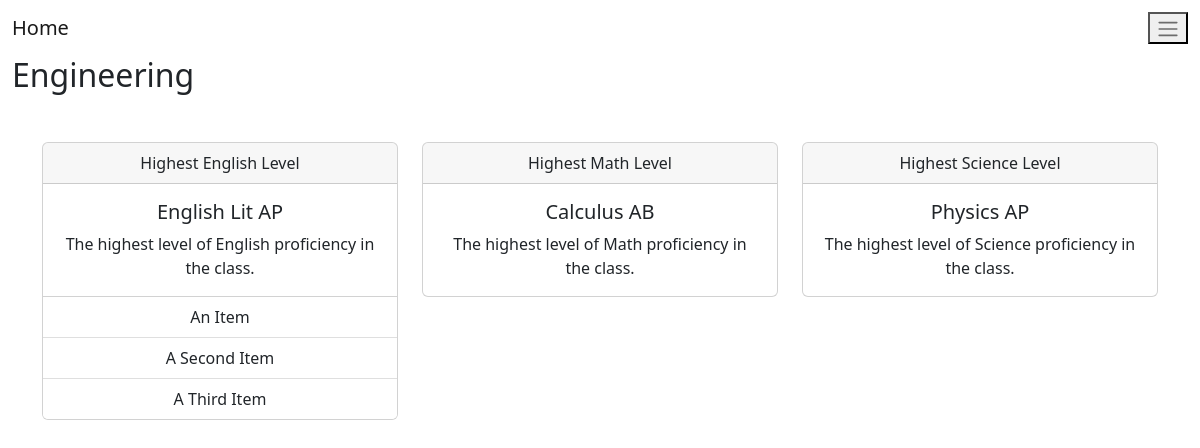
The page /major/Engineering on the database its author committed.
### website/models.py (models this page shows)
class Major(db.Model):
   id = db.Column(db.Integer, primary_key = True)
   Major_Name = db.Column(db.String(120), unique = True)
   Math_Level = db.Column(db.String(120))
   English_Level = db.Column(db.String(120))
   Science_Level = db.Column(db.String(120))
   Major_Keywords = db.Column(db.String(10000))

### website/views.py (the view)
@views.route('/major/<string:major_name>')
def major(major_name):
  Major_query = Major.query.filter_by(Major_Name = major_name).first()
  ClassList = getNames(Class.query.all())
  Math_Class = difflib.get_close_matches(Major_query.Math_Level, ClassList)
  English_Class = difflib.get_close_matches(Major_query.English_Level, ClassList)
  Science_Class = difflib.get_close_matches(Major_query.Science_Level, ClassList)
  math_course = Class.query.filter_by(Course_Name = Math_Class[0]).first()
  english_course = Class.query.filter_by(Course_Name = English_Class[0]).first()
  science_course = Class.query.filter_by(Course_Name = Science_Class[0]).first()
  if math_course:
    math_prerequisites = collect_prerequisites(math_course)
    math_prerequisites.reverse()
  if english_course:
    english_prerequisites = collect_prerequisites(english_course)
    english_prerequisites.reverse()
  if science_course:
    science_prerequisites = collect_prerequisites(science_course)
    science_prerequisites.reverse()
  print(f"math prerequisites = {math_prerequisites}\nenglish prerequisites = {english_prerequisites}\nscience prerequisites = {science_prerequisites}")
  return render_template('majors.html', major = Major_query)

### website/tools.py (called while the page is built)
def getNames(Class_Query):
  ans = []
  for Class in Class_Query:
    ans.append(Class.Course_Name)
  return ans

def collect_prerequisites(course, collected=None):
    if collected is None:
        collected = []
    if course.Course_Name not in collected:
        collected.append(course.Course_Name)
    for prereq in course.prerequisites:
        collect_prerequisites(prereq, collected)
    return collected

### website/templates/majors.html
{% extends 'index.html' %}
{% block navbar %}{{super()}}{% endblock %}
{% block main %}
<div class="container-fluid">
  <h2>{{major.Major_Name}}</h2>
  <div class="container mt-5">
    <div class="row">
      {% if major.English_Level %}
        <div class="col-md-4">
            <div class="card text-center">
                <div class="card-header">
                    Highest English Level
                </div>
                <div class="card-body">
                    <h5 class="card-title">{{major.English_Level}}</h5>
                    <p class="card-text">The highest level of English proficiency in the class.</p>
                </div>
                <ul class="list-group list-group-flush">
                    <li class = "list-group-item">An Item</li>
                    <li class = "list-group-item">A Second Item</li>
                    <li class = "list-group-item">A Third Item</li>
                </ul>
            </div>
        </div>
      {% endif %}
      {% if major.Math_Level %}
      <div class="col-md-4">
            <div class="card text-center">
                <div class="card-header">
                    Highest Math Level
                </div>
                <div class="card-body">
                    <h5 class="card-title">{{major.Math_Level}}</h5>
                    <p class="card-text">The highest level of Math proficiency in the class.</p>
                </div>
            </div>
        </div>
        {% endif %}
        {% if major.Science_Level %}
        <div class="col-md-4">
            <div class="card text-center">
                <div class="card-header">
                    Highest Science Level
                </div>
                <div class="card-body">
                    <h5 class="card-title">{{major.Science_Level}}</h5>
                    <p class="card-text">The highest level of Science proficiency in the class.</p>
                </div>
            </div>
        </div>
        {% endif %}
    </div>
  </div>
</div>
{% endblock %}

### rows shown on the page
Major: Major_Name "Engineering", English_Level "English Lit AP", Math_Level "Calculus AB", Science_Level "Physics AP"
